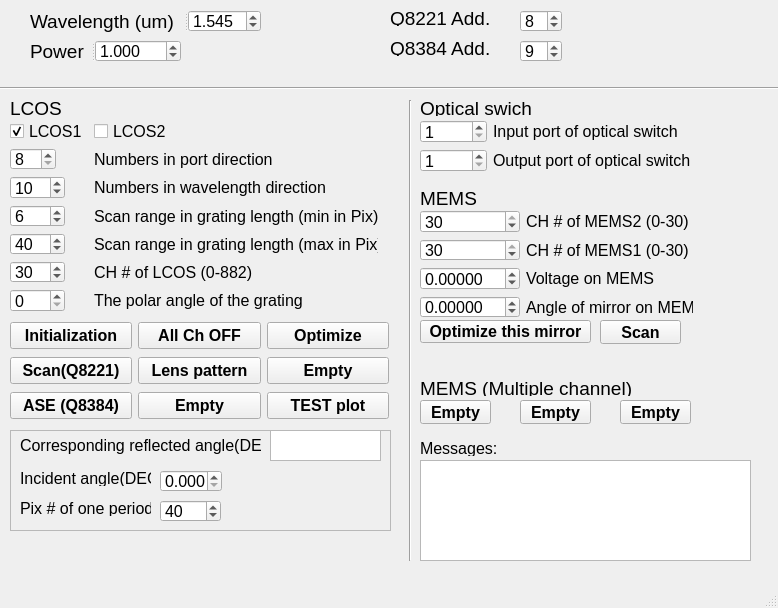
<?xml version="1.0" encoding="UTF-8"?>
<ui version="4.0">
 <class>LCOS_Trimatiz</class>
 <widget class="QMainWindow" name="LCOS_Trimatiz">
  <property name="geometry">
   <rect>
    <x>0</x>
    <y>0</y>
    <width>778</width>
    <height>608</height>
   </rect>
  </property>
  <property name="font">
   <font>
    <pointsize>12</pointsize>
   </font>
  </property>
  <property name="windowTitle">
   <string>MainWindow</string>
  </property>
  <widget class="QWidget" name="centralwidget">
   <widget class="QWidget" name="layoutWidget">
    <property name="geometry">
     <rect>
      <x>10</x>
      <y>120</y>
      <width>368</width>
      <height>192</height>
     </rect>
    </property>
    <layout class="QFormLayout" name="formLayout">
     <property name="fieldGrowthPolicy">
      <enum>QFormLayout::AllNonFixedFieldsGrow</enum>
     </property>
     <item row="1" column="0">
      <widget class="QSpinBox" name="total_p">
       <property name="font">
        <font>
         <pointsize>12</pointsize>
        </font>
       </property>
       <property name="minimum">
        <number>8</number>
       </property>
       <property name="maximum">
        <number>24</number>
       </property>
       <property name="value">
        <number>8</number>
       </property>
      </widget>
     </item>
     <item row="1" column="1">
      <widget class="QLabel" name="label_7">
       <property name="font">
        <font>
         <pointsize>12</pointsize>
        </font>
       </property>
       <property name="text">
        <string>Numbers in port direction</string>
       </property>
      </widget>
     </item>
     <item row="2" column="0">
      <widget class="QSpinBox" name="total_w">
       <property name="font">
        <font>
         <pointsize>12</pointsize>
        </font>
       </property>
       <property name="minimum">
        <number>8</number>
       </property>
       <property name="maximum">
        <number>882</number>
       </property>
       <property name="value">
        <number>10</number>
       </property>
      </widget>
     </item>
     <item row="2" column="1">
      <widget class="QLabel" name="label_8">
       <property name="font">
        <font>
         <pointsize>12</pointsize>
        </font>
       </property>
       <property name="text">
        <string>Numbers in wavelength direction</string>
       </property>
      </widget>
     </item>
     <item row="3" column="0">
      <widget class="QSpinBox" name="scanrange_min">
       <property name="font">
        <font>
         <pointsize>12</pointsize>
        </font>
       </property>
       <property name="minimum">
        <number>2</number>
       </property>
       <property name="maximum">
        <number>300</number>
       </property>
       <property name="value">
        <number>6</number>
       </property>
      </widget>
     </item>
     <item row="3" column="1">
      <widget class="QLabel" name="label_2">
       <property name="font">
        <font>
         <pointsize>12</pointsize>
        </font>
       </property>
       <property name="text">
        <string>Scan range in grating length (min in Pix)</string>
       </property>
      </widget>
     </item>
     <item row="4" column="0">
      <widget class="QSpinBox" name="scanrange_max">
       <property name="font">
        <font>
         <pointsize>12</pointsize>
        </font>
       </property>
       <property name="minimum">
        <number>10</number>
       </property>
       <property name="maximum">
        <number>100</number>
       </property>
       <property name="value">
        <number>40</number>
       </property>
      </widget>
     </item>
     <item row="4" column="1">
      <widget class="QLabel" name="label_4">
       <property name="enabled">
        <bool>true</bool>
       </property>
       <property name="font">
        <font>
         <pointsize>12</pointsize>
        </font>
       </property>
       <property name="text">
        <string>Scan range in grating length (max in Pix)</string>
       </property>
      </widget>
     </item>
     <item row="5" column="0">
      <widget class="QSpinBox" name="ch_num">
       <property name="font">
        <font>
         <pointsize>12</pointsize>
        </font>
       </property>
       <property name="minimum">
        <number>1</number>
       </property>
       <property name="maximum">
        <number>882</number>
       </property>
       <property name="value">
        <number>30</number>
       </property>
      </widget>
     </item>
     <item row="5" column="1">
      <widget class="QLabel" name="label_14">
       <property name="font">
        <font>
         <pointsize>12</pointsize>
        </font>
       </property>
       <property name="text">
        <string>CH # of LCOS (0-882)</string>
       </property>
      </widget>
     </item>
     <item row="6" column="0">
      <widget class="QSpinBox" name="p_ang">
       <property name="font">
        <font>
         <pointsize>12</pointsize>
        </font>
       </property>
       <property name="minimum">
        <number>0</number>
       </property>
       <property name="maximum">
        <number>360</number>
       </property>
       <property name="singleStep">
        <number>10</number>
       </property>
       <property name="value">
        <number>0</number>
       </property>
      </widget>
     </item>
     <item row="6" column="1">
      <widget class="QLabel" name="label_16">
       <property name="font">
        <font>
         <pointsize>12</pointsize>
        </font>
       </property>
       <property name="text">
        <string>The polar angle of the grating</string>
       </property>
      </widget>
     </item>
     <item row="0" column="1">
      <widget class="QCheckBox" name="LCOS2">
       <property name="text">
        <string>LCOS2</string>
       </property>
       <property name="checked">
        <bool>false</bool>
       </property>
      </widget>
     </item>
     <item row="0" column="0">
      <widget class="QCheckBox" name="LCOS1">
       <property name="text">
        <string>LCOS1</string>
       </property>
       <property name="checkable">
        <bool>true</bool>
       </property>
       <property name="checked">
        <bool>true</bool>
       </property>
       <property name="tristate">
        <bool>false</bool>
       </property>
      </widget>
     </item>
    </layout>
   </widget>
   <widget class="QLabel" name="label_20">
    <property name="geometry">
     <rect>
      <x>10</x>
      <y>100</y>
      <width>191</width>
      <height>16</height>
     </rect>
    </property>
    <property name="font">
     <font>
      <pointsize>14</pointsize>
     </font>
    </property>
    <property name="text">
     <string>LCOS</string>
    </property>
   </widget>
   <widget class="Line" name="line">
    <property name="geometry">
     <rect>
      <x>0</x>
      <y>80</y>
      <width>781</width>
      <height>16</height>
     </rect>
    </property>
    <property name="orientation">
     <enum>Qt::Horizontal</enum>
    </property>
   </widget>
   <widget class="QSplitter" name="splitter">
    <property name="geometry">
     <rect>
      <x>30</x>
      <y>10</y>
      <width>231</width>
      <height>22</height>
     </rect>
    </property>
    <property name="orientation">
     <enum>Qt::Horizontal</enum>
    </property>
    <widget class="QLabel" name="label_3">
     <property name="font">
      <font>
       <pointsize>14</pointsize>
      </font>
     </property>
     <property name="text">
      <string>Wavelength (um)</string>
     </property>
    </widget>
    <widget class="QDoubleSpinBox" name="wlength">
     <property name="decimals">
      <number>3</number>
     </property>
     <property name="minimum">
      <double>1.500000000000000</double>
     </property>
     <property name="maximum">
      <double>1.600000000000000</double>
     </property>
     <property name="singleStep">
      <double>0.001000000000000</double>
     </property>
     <property name="value">
      <double>1.545000000000000</double>
     </property>
    </widget>
   </widget>
   <widget class="QSplitter" name="splitter_2">
    <property name="geometry">
     <rect>
      <x>30</x>
      <y>40</y>
      <width>151</width>
      <height>22</height>
     </rect>
    </property>
    <property name="orientation">
     <enum>Qt::Horizontal</enum>
    </property>
    <widget class="QLabel" name="label_18">
     <property name="font">
      <font>
       <pointsize>14</pointsize>
      </font>
     </property>
     <property name="text">
      <string>Power</string>
     </property>
    </widget>
    <widget class="QDoubleSpinBox" name="power">
     <property name="decimals">
      <number>3</number>
     </property>
     <property name="minimum">
      <double>0.000000000000000</double>
     </property>
     <property name="maximum">
      <double>60.000000000000000</double>
     </property>
     <property name="singleStep">
      <double>0.005000000000000</double>
     </property>
     <property name="value">
      <double>1.000000000000000</double>
     </property>
    </widget>
   </widget>
   <widget class="QWidget" name="layoutWidget">
    <property name="geometry">
     <rect>
      <x>10</x>
      <y>320</y>
      <width>379</width>
      <height>101</height>
     </rect>
    </property>
    <layout class="QGridLayout" name="gridLayout_3">
     <item row="0" column="1">
      <widget class="QPushButton" name="All_ch_off">
       <property name="font">
        <font>
         <pointsize>12</pointsize>
         <weight>75</weight>
         <bold>true</bold>
        </font>
       </property>
       <property name="text">
        <string>All Ch OFF</string>
       </property>
      </widget>
     </item>
     <item row="0" column="2">
      <widget class="QPushButton" name="Optimize">
       <property name="font">
        <font>
         <pointsize>12</pointsize>
         <weight>75</weight>
         <bold>true</bold>
        </font>
       </property>
       <property name="text">
        <string>Optimize</string>
       </property>
      </widget>
     </item>
     <item row="1" column="0">
      <widget class="QPushButton" name="scan">
       <property name="font">
        <font>
         <pointsize>12</pointsize>
         <weight>75</weight>
         <bold>true</bold>
        </font>
       </property>
       <property name="text">
        <string>Scan(Q8221)</string>
       </property>
      </widget>
     </item>
     <item row="1" column="2">
      <widget class="QPushButton" name="pfocus_2">
       <property name="font">
        <font>
         <pointsize>12</pointsize>
         <weight>75</weight>
         <bold>true</bold>
        </font>
       </property>
       <property name="text">
        <string>Empty</string>
       </property>
      </widget>
     </item>
     <item row="1" column="1">
      <widget class="QPushButton" name="pfocus">
       <property name="font">
        <font>
         <pointsize>12</pointsize>
         <weight>75</weight>
         <bold>true</bold>
        </font>
       </property>
       <property name="text">
        <string>Lens pattern</string>
       </property>
      </widget>
     </item>
     <item row="0" column="0">
      <widget class="QPushButton" name="Initialization">
       <property name="font">
        <font>
         <pointsize>12</pointsize>
         <weight>75</weight>
         <bold>true</bold>
        </font>
       </property>
       <property name="text">
        <string>Initialization</string>
       </property>
      </widget>
     </item>
     <item row="2" column="0">
      <widget class="QPushButton" name="ASE">
       <property name="font">
        <font>
         <pointsize>12</pointsize>
         <weight>75</weight>
         <bold>true</bold>
        </font>
       </property>
       <property name="text">
        <string>ASE (Q8384)</string>
       </property>
      </widget>
     </item>
     <item row="2" column="2">
      <widget class="QPushButton" name="TEST_plot">
       <property name="font">
        <font>
         <pointsize>12</pointsize>
         <weight>75</weight>
         <bold>true</bold>
        </font>
       </property>
       <property name="text">
        <string>TEST plot</string>
       </property>
      </widget>
     </item>
     <item row="2" column="1">
      <widget class="QPushButton" name="pfocus_4">
       <property name="font">
        <font>
         <pointsize>12</pointsize>
         <weight>75</weight>
         <bold>true</bold>
        </font>
       </property>
       <property name="text">
        <string>Empty</string>
       </property>
      </widget>
     </item>
    </layout>
   </widget>
   <widget class="QFrame" name="frame_2">
    <property name="geometry">
     <rect>
      <x>10</x>
      <y>430</y>
      <width>381</width>
      <height>101</height>
     </rect>
    </property>
    <property name="frameShape">
     <enum>QFrame::StyledPanel</enum>
    </property>
    <property name="frameShadow">
     <enum>QFrame::Raised</enum>
    </property>
    <widget class="QSpinBox" name="pitch">
     <property name="geometry">
      <rect>
       <x>150</x>
       <y>70</y>
       <width>61</width>
       <height>22</height>
      </rect>
     </property>
     <property name="font">
      <font>
       <pointsize>12</pointsize>
      </font>
     </property>
     <property name="minimum">
      <number>2</number>
     </property>
     <property name="maximum">
      <number>300</number>
     </property>
     <property name="value">
      <number>40</number>
     </property>
    </widget>
    <widget class="QTextBrowser" name="answer_of_cal">
     <property name="geometry">
      <rect>
       <x>260</x>
       <y>0</y>
       <width>111</width>
       <height>31</height>
      </rect>
     </property>
    </widget>
    <widget class="QLabel" name="label_5">
     <property name="geometry">
      <rect>
       <x>10</x>
       <y>40</y>
       <width>131</width>
       <height>16</height>
      </rect>
     </property>
     <property name="text">
      <string>Incident angle(DEG)</string>
     </property>
    </widget>
    <widget class="QDoubleSpinBox" name="thin">
     <property name="geometry">
      <rect>
       <x>150</x>
       <y>40</y>
       <width>62</width>
       <height>22</height>
      </rect>
     </property>
     <property name="decimals">
      <number>3</number>
     </property>
     <property name="maximum">
      <double>60.000000000000000</double>
     </property>
     <property name="singleStep">
      <double>0.005000000000000</double>
     </property>
    </widget>
    <widget class="QLabel" name="label_6">
     <property name="geometry">
      <rect>
       <x>10</x>
       <y>70</y>
       <width>131</width>
       <height>16</height>
      </rect>
     </property>
     <property name="text">
      <string>Pix # of one period</string>
     </property>
    </widget>
    <widget class="QLabel" name="label_9">
     <property name="geometry">
      <rect>
       <x>10</x>
       <y>0</y>
       <width>241</width>
       <height>31</height>
      </rect>
     </property>
     <property name="text">
      <string>Corresponding reflected angle(DEG)</string>
     </property>
    </widget>
   </widget>
   <widget class="QLabel" name="label_19">
    <property name="geometry">
     <rect>
      <x>420</x>
      <y>100</y>
      <width>191</width>
      <height>16</height>
     </rect>
    </property>
    <property name="font">
     <font>
      <pointsize>14</pointsize>
     </font>
    </property>
    <property name="text">
     <string>Optical swich</string>
    </property>
   </widget>
   <widget class="Line" name="line_2">
    <property name="geometry">
     <rect>
      <x>400</x>
      <y>100</y>
      <width>20</width>
      <height>461</height>
     </rect>
    </property>
    <property name="orientation">
     <enum>Qt::Vertical</enum>
    </property>
   </widget>
   <widget class="QPushButton" name="pfocus_5">
    <property name="geometry">
     <rect>
      <x>520</x>
      <y>400</y>
      <width>71</width>
      <height>24</height>
     </rect>
    </property>
    <property name="font">
     <font>
      <pointsize>12</pointsize>
      <weight>75</weight>
      <bold>true</bold>
     </font>
    </property>
    <property name="text">
     <string>Empty</string>
    </property>
   </widget>
   <widget class="QPushButton" name="pfocus_7">
    <property name="geometry">
     <rect>
      <x>420</x>
      <y>400</y>
      <width>71</width>
      <height>24</height>
     </rect>
    </property>
    <property name="font">
     <font>
      <pointsize>12</pointsize>
      <weight>75</weight>
      <bold>true</bold>
     </font>
    </property>
    <property name="text">
     <string>Empty</string>
    </property>
   </widget>
   <widget class="QPushButton" name="pfocus_6">
    <property name="geometry">
     <rect>
      <x>620</x>
      <y>400</y>
      <width>71</width>
      <height>24</height>
     </rect>
    </property>
    <property name="font">
     <font>
      <pointsize>12</pointsize>
      <weight>75</weight>
      <bold>true</bold>
     </font>
    </property>
    <property name="text">
     <string>Empty</string>
    </property>
   </widget>
   <widget class="QPushButton" name="mems_scan">
    <property name="geometry">
     <rect>
      <x>600</x>
      <y>320</y>
      <width>81</width>
      <height>24</height>
     </rect>
    </property>
    <property name="font">
     <font>
      <pointsize>12</pointsize>
      <weight>75</weight>
      <bold>true</bold>
     </font>
    </property>
    <property name="text">
     <string>Scan</string>
    </property>
   </widget>
   <widget class="QPushButton" name="Optimize_2">
    <property name="geometry">
     <rect>
      <x>420</x>
      <y>320</y>
      <width>171</width>
      <height>23</height>
     </rect>
    </property>
    <property name="font">
     <font>
      <pointsize>12</pointsize>
      <weight>75</weight>
      <bold>true</bold>
     </font>
    </property>
    <property name="text">
     <string>Optimize this mirror</string>
    </property>
   </widget>
   <widget class="QTextEdit" name="message">
    <property name="geometry">
     <rect>
      <x>420</x>
      <y>460</y>
      <width>331</width>
      <height>101</height>
     </rect>
    </property>
   </widget>
   <widget class="QLabel" name="label_21">
    <property name="geometry">
     <rect>
      <x>420</x>
      <y>190</y>
      <width>191</width>
      <height>16</height>
     </rect>
    </property>
    <property name="font">
     <font>
      <pointsize>14</pointsize>
     </font>
    </property>
    <property name="text">
     <string>MEMS</string>
    </property>
   </widget>
   <widget class="QLabel" name="label_22">
    <property name="geometry">
     <rect>
      <x>420</x>
      <y>380</y>
      <width>221</width>
      <height>16</height>
     </rect>
    </property>
    <property name="font">
     <font>
      <pointsize>14</pointsize>
     </font>
    </property>
    <property name="text">
     <string>MEMS (Multiple channel)</string>
    </property>
   </widget>
   <widget class="QLabel" name="label_24">
    <property name="geometry">
     <rect>
      <x>420</x>
      <y>440</y>
      <width>261</width>
      <height>16</height>
     </rect>
    </property>
    <property name="text">
     <string>Messages:</string>
    </property>
   </widget>
   <widget class="QWidget" name="layoutWidget">
    <property name="geometry">
     <rect>
      <x>420</x>
      <y>210</y>
      <width>273</width>
      <height>108</height>
     </rect>
    </property>
    <layout class="QGridLayout" name="gridLayout">
     <item row="0" column="0">
      <widget class="QSpinBox" name="MEMS1_ch">
       <property name="font">
        <font>
         <pointsize>12</pointsize>
        </font>
       </property>
       <property name="minimum">
        <number>1</number>
       </property>
       <property name="maximum">
        <number>30</number>
       </property>
       <property name="singleStep">
        <number>1</number>
       </property>
       <property name="value">
        <number>30</number>
       </property>
      </widget>
     </item>
     <item row="0" column="1">
      <widget class="QLabel" name="label_15">
       <property name="font">
        <font>
         <pointsize>12</pointsize>
        </font>
       </property>
       <property name="text">
        <string>CH # of MEMS2 (0-30) </string>
       </property>
      </widget>
     </item>
     <item row="1" column="0">
      <widget class="QSpinBox" name="MEMS2_ch">
       <property name="font">
        <font>
         <pointsize>12</pointsize>
        </font>
       </property>
       <property name="minimum">
        <number>1</number>
       </property>
       <property name="maximum">
        <number>30</number>
       </property>
       <property name="singleStep">
        <number>1</number>
       </property>
       <property name="value">
        <number>30</number>
       </property>
      </widget>
     </item>
     <item row="1" column="1">
      <widget class="QLabel" name="label_11">
       <property name="font">
        <font>
         <pointsize>12</pointsize>
        </font>
       </property>
       <property name="text">
        <string>CH # of MEMS1 (0-30) </string>
       </property>
      </widget>
     </item>
     <item row="2" column="0">
      <widget class="QDoubleSpinBox" name="Voltage">
       <property name="decimals">
        <number>5</number>
       </property>
       <property name="minimum">
        <double>-50.000000000000000</double>
       </property>
       <property name="maximum">
        <double>50.000000000000000</double>
       </property>
       <property name="singleStep">
        <double>0.005000000000000</double>
       </property>
      </widget>
     </item>
     <item row="2" column="1">
      <widget class="QLabel" name="label_17">
       <property name="font">
        <font>
         <pointsize>12</pointsize>
        </font>
       </property>
       <property name="text">
        <string>Voltage on MEMS</string>
       </property>
      </widget>
     </item>
     <item row="3" column="0">
      <widget class="QDoubleSpinBox" name="Ang_of_MEMS">
       <property name="decimals">
        <number>5</number>
       </property>
       <property name="minimum">
        <double>-50.000000000000000</double>
       </property>
       <property name="maximum">
        <double>50.000000000000000</double>
       </property>
       <property name="singleStep">
        <double>0.005000000000000</double>
       </property>
      </widget>
     </item>
     <item row="3" column="1">
      <widget class="QLabel" name="label_23">
       <property name="font">
        <font>
         <pointsize>12</pointsize>
        </font>
       </property>
       <property name="text">
        <string>Angle of mirror on MEMS </string>
       </property>
      </widget>
     </item>
    </layout>
   </widget>
   <widget class="QWidget" name="layoutWidget">
    <property name="geometry">
     <rect>
      <x>420</x>
      <y>120</y>
      <width>271</width>
      <height>52</height>
     </rect>
    </property>
    <layout class="QGridLayout" name="gridLayout_2">
     <item row="0" column="0">
      <widget class="QSpinBox" name="Ops_in_port">
       <property name="font">
        <font>
         <pointsize>12</pointsize>
        </font>
       </property>
       <property name="minimum">
        <number>1</number>
       </property>
       <property name="maximum">
        <number>10</number>
       </property>
       <property name="singleStep">
        <number>1</number>
       </property>
       <property name="value">
        <number>1</number>
       </property>
      </widget>
     </item>
     <item row="0" column="1">
      <widget class="QLabel" name="label_12">
       <property name="font">
        <font>
         <pointsize>12</pointsize>
        </font>
       </property>
       <property name="text">
        <string>Input port of optical switch</string>
       </property>
      </widget>
     </item>
     <item row="1" column="0">
      <widget class="QSpinBox" name="Ops_out_port">
       <property name="font">
        <font>
         <pointsize>12</pointsize>
        </font>
       </property>
       <property name="minimum">
        <number>1</number>
       </property>
       <property name="maximum">
        <number>10</number>
       </property>
       <property name="singleStep">
        <number>1</number>
       </property>
       <property name="value">
        <number>1</number>
       </property>
      </widget>
     </item>
     <item row="1" column="1">
      <widget class="QLabel" name="label_13">
       <property name="font">
        <font>
         <pointsize>12</pointsize>
        </font>
       </property>
       <property name="text">
        <string>Output port of optical switch</string>
       </property>
      </widget>
     </item>
    </layout>
   </widget>
   <widget class="QLabel" name="label">
    <property name="geometry">
     <rect>
      <x>390</x>
      <y>10</y>
      <width>101</width>
      <height>16</height>
     </rect>
    </property>
    <property name="font">
     <font>
      <pointsize>14</pointsize>
     </font>
    </property>
    <property name="text">
     <string>Q8221 Add.</string>
    </property>
   </widget>
   <widget class="QSpinBox" name="Q8221_ADD">
    <property name="geometry">
     <rect>
      <x>520</x>
      <y>10</y>
      <width>42</width>
      <height>22</height>
     </rect>
    </property>
    <property name="minimum">
     <number>0</number>
    </property>
    <property name="maximum">
     <number>15</number>
    </property>
    <property name="value">
     <number>8</number>
    </property>
   </widget>
   <widget class="QLabel" name="label_25">
    <property name="geometry">
     <rect>
      <x>390</x>
      <y>40</y>
      <width>101</width>
      <height>16</height>
     </rect>
    </property>
    <property name="font">
     <font>
      <pointsize>14</pointsize>
     </font>
    </property>
    <property name="text">
     <string>Q8384 Add.</string>
    </property>
   </widget>
   <widget class="QSpinBox" name="Q8384_ADD">
    <property name="geometry">
     <rect>
      <x>520</x>
      <y>40</y>
      <width>42</width>
      <height>22</height>
     </rect>
    </property>
    <property name="minimum">
     <number>0</number>
    </property>
    <property name="maximum">
     <number>15</number>
    </property>
    <property name="value">
     <number>9</number>
    </property>
   </widget>
  </widget>
  <widget class="QMenuBar" name="menubar">
   <property name="geometry">
    <rect>
     <x>0</x>
     <y>0</y>
     <width>778</width>
     <height>21</height>
    </rect>
   </property>
  </widget>
  <widget class="QStatusBar" name="statusbar"/>
 </widget>
 <tabstops>
  <tabstop>total_p</tabstop>
  <tabstop>total_w</tabstop>
  <tabstop>scanrange_min</tabstop>
  <tabstop>scanrange_max</tabstop>
  <tabstop>ch_num</tabstop>
  <tabstop>p_ang</tabstop>
  <tabstop>Initialization</tabstop>
  <tabstop>All_ch_off</tabstop>
  <tabstop>Optimize</tabstop>
  <tabstop>scan</tabstop>
  <tabstop>pfocus</tabstop>
  <tabstop>pitch</tabstop>
  <tabstop>answer_of_cal</tabstop>
  <tabstop>thin</tabstop>
  <tabstop>wlength</tabstop>
 </tabstops>
 <resources/>
 <connections/>
</ui>
